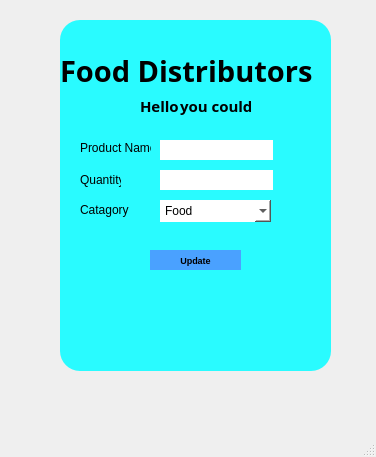
<?xml version="1.0" encoding="UTF-8"?>
<ui version="4.0">
 <class>MainWindow</class>
 <widget class="QMainWindow" name="MainWindow">
  <property name="geometry">
   <rect>
    <x>0</x>
    <y>0</y>
    <width>376</width>
    <height>457</height>
   </rect>
  </property>
  <property name="windowTitle">
   <string>MainWindow</string>
  </property>
  <widget class="QWidget" name="centralwidget">
   <widget class="QWidget" name="widget_2" native="true">
    <property name="geometry">
     <rect>
      <x>60</x>
      <y>20</y>
      <width>271</width>
      <height>351</height>
     </rect>
    </property>
    <property name="styleSheet">
     <string notr="true">border-radius:20px;
background-color: rgb(41, 251, 255);
</string>
    </property>
    <widget class="QLabel" name="label_2">
     <property name="geometry">
      <rect>
       <x>0</x>
       <y>10</y>
       <width>261</width>
       <height>81</height>
      </rect>
     </property>
     <property name="font">
      <font>
       <family>Segoe Print</family>
       <pointsize>22</pointsize>
       <weight>75</weight>
       <italic>false</italic>
       <bold>true</bold>
      </font>
     </property>
     <property name="text">
      <string>Food Distributors</string>
     </property>
    </widget>
    <widget class="QLabel" name="label_3">
     <property name="geometry">
      <rect>
       <x>80</x>
       <y>70</y>
       <width>41</width>
       <height>31</height>
      </rect>
     </property>
     <property name="font">
      <font>
       <family>Segoe Print</family>
       <pointsize>11</pointsize>
       <weight>75</weight>
       <italic>false</italic>
       <bold>true</bold>
      </font>
     </property>
     <property name="text">
      <string>Hello</string>
     </property>
    </widget>
    <widget class="QLabel" name="label_5">
     <property name="geometry">
      <rect>
       <x>120</x>
       <y>70</y>
       <width>71</width>
       <height>31</height>
      </rect>
     </property>
     <property name="font">
      <font>
       <family>Segoe Print</family>
       <pointsize>11</pointsize>
       <weight>75</weight>
       <italic>false</italic>
       <bold>true</bold>
      </font>
     </property>
     <property name="text">
      <string>you could</string>
     </property>
    </widget>
    <widget class="QPushButton" name="pushButton_90">
     <property name="geometry">
      <rect>
       <x>90</x>
       <y>230</y>
       <width>91</width>
       <height>20</height>
      </rect>
     </property>
     <property name="font">
      <font>
       <pointsize>7</pointsize>
       <weight>75</weight>
       <bold>true</bold>
      </font>
     </property>
     <property name="styleSheet">
      <string notr="true">background-color: rgb(74, 161, 255);</string>
     </property>
     <property name="text">
      <string>Update</string>
     </property>
    </widget>
    <widget class="QLabel" name="label">
     <property name="geometry">
      <rect>
       <x>20</x>
       <y>120</y>
       <width>71</width>
       <height>16</height>
      </rect>
     </property>
     <property name="text">
      <string>Product Name</string>
     </property>
    </widget>
    <widget class="QLabel" name="label_4">
     <property name="geometry">
      <rect>
       <x>20</x>
       <y>180</y>
       <width>51</width>
       <height>20</height>
      </rect>
     </property>
     <property name="text">
      <string>Catagory</string>
     </property>
    </widget>
    <widget class="QLabel" name="label_6">
     <property name="geometry">
      <rect>
       <x>20</x>
       <y>150</y>
       <width>41</width>
       <height>20</height>
      </rect>
     </property>
     <property name="text">
      <string>Quantity</string>
     </property>
    </widget>
    <widget class="QLineEdit" name="lineEdit">
     <property name="geometry">
      <rect>
       <x>100</x>
       <y>120</y>
       <width>113</width>
       <height>20</height>
      </rect>
     </property>
     <property name="styleSheet">
      <string notr="true">background-color: rgb(255, 255, 255);</string>
     </property>
    </widget>
    <widget class="QLineEdit" name="lineEdit_2">
     <property name="geometry">
      <rect>
       <x>100</x>
       <y>150</y>
       <width>113</width>
       <height>20</height>
      </rect>
     </property>
     <property name="styleSheet">
      <string notr="true">background-color: rgb(255, 255, 255);</string>
     </property>
    </widget>
    <widget class="QComboBox" name="comboBox">
     <property name="geometry">
      <rect>
       <x>100</x>
       <y>180</y>
       <width>111</width>
       <height>22</height>
      </rect>
     </property>
     <property name="styleSheet">
      <string notr="true">background-color: rgb(255, 255, 255);</string>
     </property>
     <item>
      <property name="text">
       <string>Food</string>
      </property>
     </item>
     <item>
      <property name="text">
       <string>Drink</string>
      </property>
     </item>
    </widget>
   </widget>
  </widget>
  <widget class="QMenuBar" name="menubar">
   <property name="geometry">
    <rect>
     <x>0</x>
     <y>0</y>
     <width>376</width>
     <height>21</height>
    </rect>
   </property>
  </widget>
  <widget class="QStatusBar" name="statusbar"/>
 </widget>
 <resources>
  <include location="pic1.qrc"/>
 </resources>
 <connections/>
</ui>
